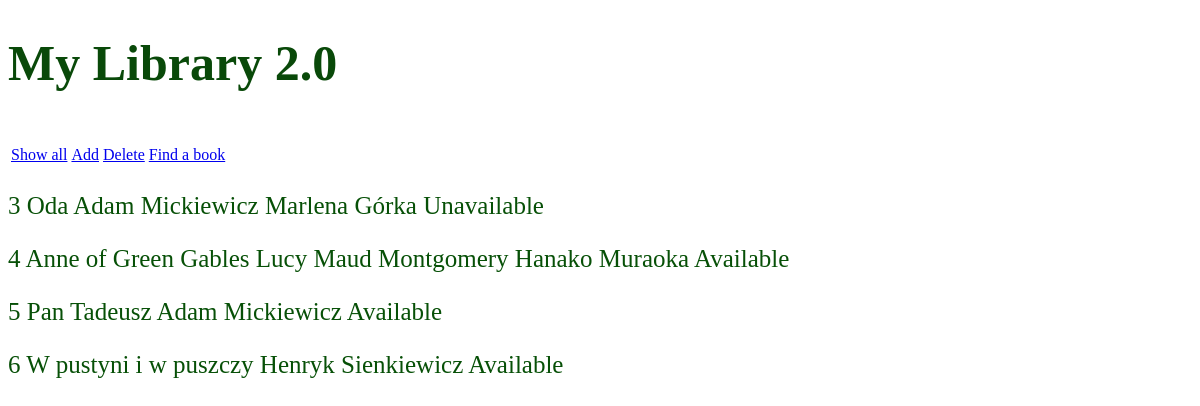
Before: / with the older database file.
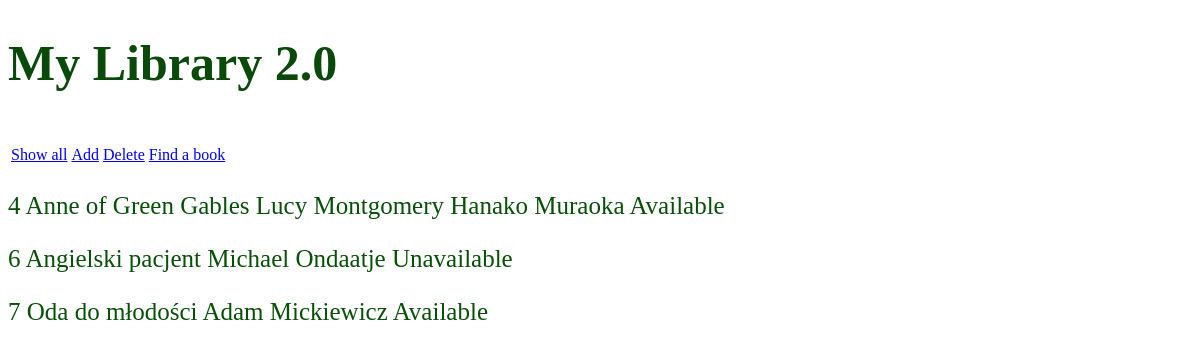
After: the same page with the newer database file.
### app/models.py (models this page shows, shortened)
class Book(db.Model):
    __tablename__  = 'book'
    id = db.Column(db.Integer, primary_key = True)
    title = db.Column(db.String(100), index = True)
    authors = db.relationship('Author', secondary = book_author, backref ='books', lazy = 'dynamic')
    is_available = db.Column(db.Boolean, default=True)

class Author(db.Model):
    __tablename__ = 'author'
    id = db.Column(db.Integer, primary_key = True)
    name = db.Column(db.String(100), unique = False)
    lastName = db.Column(db.String(100), unique = False)
    def __str__(self):
        return f'{self.name} {self.lastName}'

### app/routes.py (the view)
@app.route("/")
def index():
    all_books = Book.query.all()
    return render_template("homepage.html", all_books=all_books)

### app/templates/homepage.html
{% extends "index.html" %}
{% block content %}
{% for book in all_books %}
<div>
   <p>
       {{book.id}} {{book.title}} {% for author in book.authors.all() %} {{author}} {% endfor %}
       {% if book.is_available %} Available {% else %} Unavailable {% endif %}
   </p>
</div>
{% endfor %}
{% endblock %}

### app/templates/index.html (shortened to what this page needs)
<!DOCTYPE HTML>
<html lang= "en">
    <head>
        <link rel = "stylesheet" href = "{{url_for('static', filename = 'style.css')}}">
    </head>
    <body>
        <h1 class = "intro">My Library 2.0</h1></br>
        <table class = "menu">
            <tr>
                <td><a href = "./">Show all</a></td>
                <td><a href = "./add">Add</a></td>
                <td><a href = "./delete">Delete</a></td>
                <td><a href = "./find_book">Find a book</a></td>
            </tr>
        </table>
        {% block content %}
        {% endblock %}
    </body>
</html>

### app/static/style.css (style rules this page uses)
h1 { font-size: 50px; color: rgb(9, 73, 9); }
p { font-size:25px; color:rgb(7, 80, 7) }

Changed rows visible on the page:
removed Book: id "3", title "Oda", is_available "Unavailable", Author (name+lastName "Adam Mickiewicz")
no longer on this page (row unchanged): Author: name+lastName "Marlena Górka", shown under "3"
removed Book: id "5", title "Pan Tadeusz", is_available "Available", Author (name+lastName "Adam Mickiewicz")
changed Book "Anne of Green Gables": loses Author (name+lastName "Lucy Maud Montgomery")
added Author: name+lastName "Lucy Montgomery", shown under Book "Anne of Green Gables"
changed Book id 6: loses Author (name+lastName "Henryk Sienkiewicz"); title "W pustyni i w puszczy" → "Angielski pacjent"; is_available "Available" → "Unavailable"
added Author: name+lastName "Michael Ondaatje", shown under Book id 6
added Book: id "7", title "Oda do młodości", is_available "Available", Author (name+lastName "Adam Mickiewicz")
